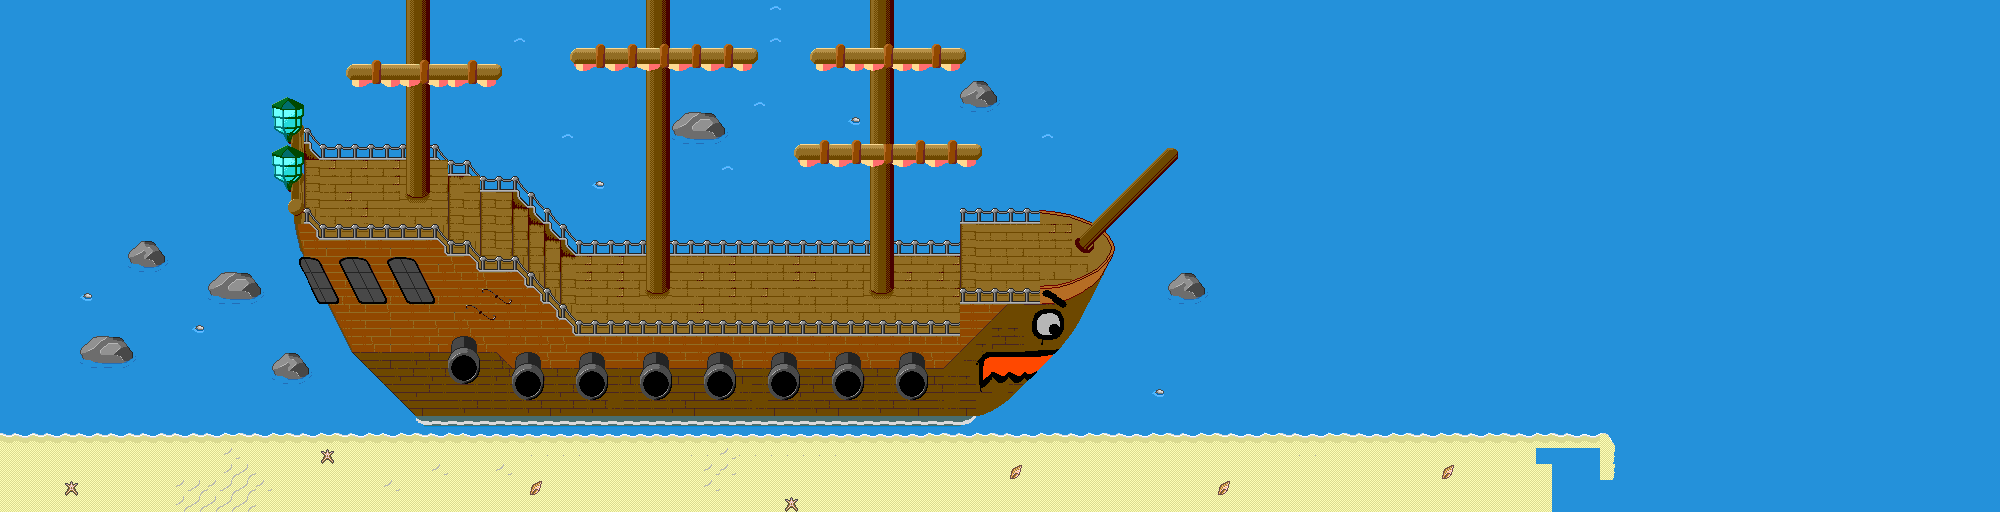

The image is a tile-based game level rendered from a .tmx file. Its description and source (layers, tilesets, objects; grid data summarised) follow:
An orthogonal 125x32 tile map with 16x16 px tiles, 1 tile layer (layer).

<map version="1.0" orientation="orthogonal" renderorder="right-down" width="125" height="32" tilewidth="16" tileheight="16" nextobjectid="5">
 <tileset firstgid="1" name="tilemap" tilewidth="16" tileheight="16" tilecount="210" columns="14">
  <image source="bateau_tiles.png" width="224" height="240" />
  <terraintypes>
   <terrain name="walk" tile="-1" />
   <terrain name="block" tile="-1" />
   <terrain name="water_deep" tile="-1" />
  </terraintypes>
  <tile id="43" terrain="1,1,1,1" />
  <tile id="44" terrain="1,1,1,1" />
  <tile id="45" terrain="1,1,1,1" />
  <tile id="46" terrain="1,1,1,1" />
  <tile id="47" terrain="1,1,1,1" />
  <tile id="48" terrain="1,1,1,1" />
  <tile id="49" terrain="1,1,1,1" />
  <tile id="53" terrain="0,0,0,0" />
  <tile id="55" terrain=",,,2" />
  <tile id="56" terrain="1,1,1,1" />
  <tile id="57" terrain="0,0,0,0" />
  <tile id="58" terrain="0,0,0,0" />
  <tile id="59" terrain="0,1,0,1" />
  <tile id="60" terrain="1,1,1,1" />
  <tile id="61" terrain="0,0,0,0" />
  <tile id="65" terrain="0,0,," />
  <tile id="66" terrain="0,0,," />
  <tile id="68" terrain=",1,1," />
  <tile id="70" terrain="1,1,1,1" />
  <tile id="71" terrain="0,0,0,0" />
  <tile id="72" terrain="0,0,0,0" />
  <tile id="73" terrain="0,1,0,0" />
  <tile id="74" terrain="1,1,0,0" />
  <tile id="75" terrain="0,0,0,0" />
  <tile id="79" terrain=",,1,1" />
  <tile id="80" terrain="1,1,1,1" />
  <tile id="81" terrain="1,1,1,1" />
  <tile id="82" terrain="1,,,2" />
  <tile id="84" terrain="2,,2," />
  <tile id="85" terrain="0,0,0,0" />
  <tile id="86" terrain="0,0,0,0" />
  <tile id="87" terrain="0,0,0,0" />
  <tile id="88" terrain="0,0,0,0" />
  <tile id="92" terrain="1,1,1,1" />
  <tile id="93" terrain="1,1,1,1" />
  <tile id="94" terrain="1,1,1,1" />
  <tile id="95" terrain="1,,1," />
  <tile id="98" terrain="2,,2," />
  <tile id="106" terrain="1,1,1,1" />
  <tile id="107" terrain="1,1,1,1" />
  <tile id="108" terrain="1,1,1,1" />
  <tile id="109" terrain=",,,2" />
  <tile id="112" terrain="2,,2," />
  <tile id="117" terrain="2,,," />
  <tile id="118" terrain=",2,," />
  <tile id="120" terrain="1,1,1,1" />
  <tile id="121" terrain="1,1,1,1" />
  <tile id="122" terrain="1,,," />
  <tile id="132" terrain=",,,2" />
  <tile id="133" terrain="1,1,1,1" />
  <tile id="134" terrain="1,1,1,1" />
  <tile id="135" terrain="1,1,1,2" />
  <tile id="136" terrain="0,0,0,0" />
  <tile id="137" terrain="0,0,0,0" />
  <tile id="138" terrain=",,0," />
  <tile id="140" terrain="2,,2," />
  <tile id="147" terrain="1,1,1,1" />
  <tile id="148" terrain="1,1,1,1" />
  <tile id="149" terrain="1,1,1,2" />
  <tile id="150" terrain="0,0,0,0" />
  <tile id="151" terrain="0,0,0,0" />
  <tile id="152" terrain="0,,0," />
  <tile id="154" terrain="1,1,1,1" />
  <tile id="160" terrain=",1,2," />
  <tile id="161" terrain="1,1,1,1" />
  <tile id="162" terrain="1,1,,2" />
  <tile id="163" terrain="0,0,0,0" />
  <tile id="164" terrain="0,0,0,0" />
  <tile id="165" terrain="0,0,0,0" />
  <tile id="166" terrain="0,0,0,0" />
  <tile id="169" terrain="2,,2," />
  <tile id="175" terrain=",,,2" />
  <tile id="176" terrain="0,0,0,0" />
  <tile id="177" terrain="0,0,0,0" />
  <tile id="178" terrain="0,0,0,0" />
  <tile id="179" terrain="0,0,0,0" />
  <tile id="180" terrain="0,0,0,0" />
  <tile id="182" terrain="2,2,2,2" />
  <tile id="183" terrain=",1,1,1" />
  <tile id="184" terrain="1,1,1,1" />
  <tile id="185" terrain="1,1,1,1" />
  <tile id="186" terrain=",,1," />
  <tile id="197" terrain="1,1,1,1" />
  <tile id="198" terrain="1,1,1,1" />
  <tile id="199" terrain="1,1,1,1" />
  <tile id="200" terrain="1,,1," />
 </tileset>
 <layer name="layer" width="125" height="32">
  <data>[4000 cells, 4000 non-empty, 153 distinct tile ids]</data>
 </layer>
 <objectgroup name="Calque d'objets 1" />
</map>